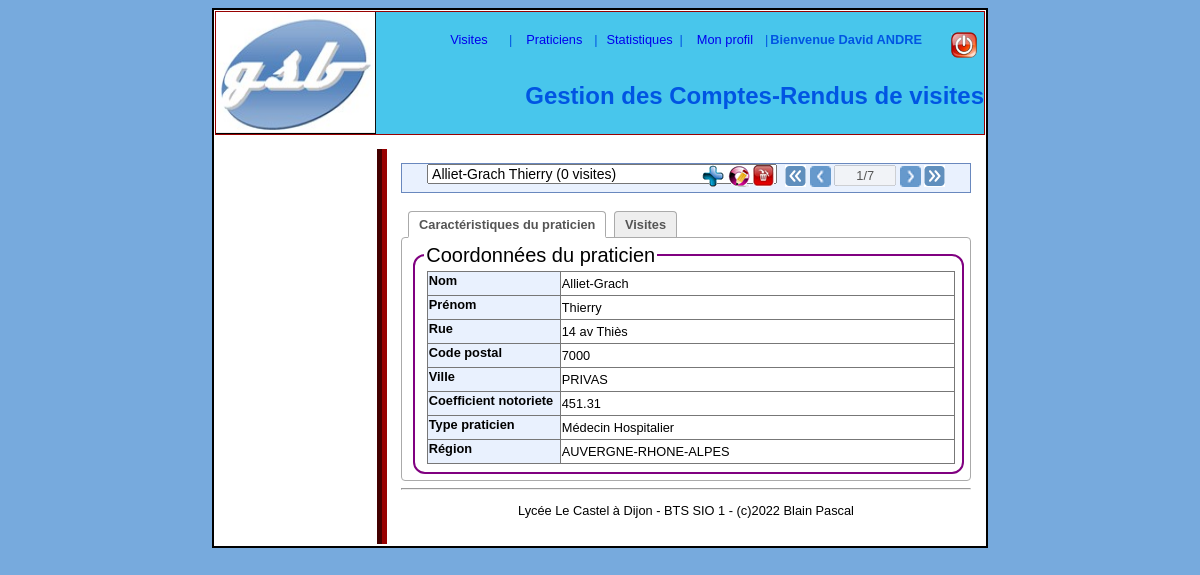
Page /index.php?choixTraitement=praticien&action=voir (signed in) on the committed database.
### tables this page shows
CREATE TABLE `praticien` (
  `pNum` int NOT NULL,
  `pNom` varchar(25) DEFAULT NULL,
  `pPrenom` varchar(30) DEFAULT NULL,
  `pRue` varchar(50) DEFAULT NULL,
  `pCP` varchar(5) DEFAULT NULL,
  `pVille` varchar(32) DEFAULT NULL,
  `pCoefNotoriete` float DEFAULT NULL,
  `tCode` varchar(2) NOT NULL,
  `region` smallint DEFAULT NULL,
  PRIMARY KEY (`pNum`),
  KEY `tCode` (`tCode`),
  CONSTRAINT `praticien_ibfk_1` FOREIGN KEY (`tCode`) REFERENCES `type_praticien` (`tCode`) ON UPDATE CASCADE
);

CREATE TABLE `type_praticien` (
  `tCode` varchar(2) NOT NULL,
  `tLibelle` varchar(31) DEFAULT NULL,
  `tLieu` varchar(31) DEFAULT NULL,
  PRIMARY KEY (`tCode`)
);

CREATE TABLE `parametre` (
  `pType` varchar(7) NOT NULL,
  `pIndice` smallint NOT NULL,
  `pLibelle` varchar(110) DEFAULT NULL,
  `pCategorie` varchar(1) DEFAULT NULL,
  `pPlancher` smallint DEFAULT NULL,
  `pPlafond` smallint DEFAULT NULL,
  PRIMARY KEY (`pType`,`pIndice`),
  CONSTRAINT `parametre_ibfk_1` FOREIGN KEY (`pType`) REFERENCES `typeParametre` (`tlId`)
);

### modele/classPDO.php (called while the page is built, shortened)
<?php
class PdoBD
{
	private static $serveur='mysql:host=localhost:3306';
	private static $bdd='dbname=gsb';
	private static $user='root';
	private static $mdp='';
	private static $monPdo;
	private static $monPdoBD=null;
	private function __construct()
	{
		PdoBD::$monPdo = new PDO(PdoBD::$serveur.';'.PdoBD::$bdd, PdoBD::$user, PdoBD::$mdp);
		PdoBD::$monPdo->query("SET CHARACTER SET utf8");
	}
	public  static function getPdoBD()
	{
		if(PdoBD::$monPdoBD==null)	{PdoBD::$monPdoBD= new PdoBD();}
		return PdoBD::$monPdoBD;
	}
	public function getLesPraticiens($region)
	{
		$req = "SELECT distinct p.pNum,pNom,pPrenom,region,count(vNum) as nbVisites
					FROM praticien p LEFT JOIN visite v ON (p.pNum=v.pNum";
		($_SESSION['region']==0)?$req.=") group by pNom,pPrenom,p.pNum,region;":$req.=" and uId='".$_SESSION['idUtilisateur']."') WHERE region = $region group by pNom,pPrenom,p.pNum,region;";
		$rs = PdoBD::$monPdo->query($req);
		$lesLignes = $rs->fetchAll();
		return $lesLignes;
	}
	public function getInfosPraticien($idfP)
	{
		$req = "SELECT pNum,pNom,pPrenom,pRue,pCP,pVille,pCoefNotoriete,p.tCode,tp.tLibelle as wTypeLibelle,p.region,r.plibelle as wRegion
					FROM praticien p
					INNER JOIN type_praticien tp ON tp.tCode = p.tCode
					INNER JOIN parametre r ON (r.pType='region' AND r.pIndice=p.region)
					WHERE pNum='$idfP'
					";
		$rs = PdoBD::$monPdo->query($req);
		$ligne = $rs->fetch();
		return $ligne;
	}
}
?>

### vues/v_fichePraticien.php (the view, shortened to what this page needs)
<?php
$titre="Caract&eacute;ristiques du praticien";
echo ('
		<div id="fiche">
			<ul class="lesOnglets">
				<li class="actif onglet" 	id="onglet1" onclick="javascript:Affiche(\'1\',2);">'.$titre.'</li>
				<li class="inactif onglet" 	id="onglet2" onclick="javascript:Affiche(\'2\',2);">Visites</li>
			</ul>');
 echo ("
	 	<div style='display: block;' class='unOnglet' id='contenuOnglet1'>
 			<table style='border: 0px solid white;'>
			<tr>
				<td style='border :0px;'>
				<fieldset>	<legend>Coordonn&eacute;es du praticien ");
echo ("						</legend>
					<table>
						<tr><th style='width:120px;'>Nom</th>	<td>".$lesInfosPraticien['pNom']."</td> </tr>
						<tr><th>Pr&eacute;nom</th>				<td>".$lesInfosPraticien['pPrenom']."</td></tr>
						<tr><th>Rue</th>						<td>".$lesInfosPraticien['pRue']."</td></tr>
						<tr><th>Code postal</th>				<td>".$lesInfosPraticien['pCP']."</td></tr>
						<tr><th>Ville</th>						<td>".$lesInfosPraticien['pVille']."</td></tr>
						<tr><th>Coefficient notoriete</th>		<td>".$lesInfosPraticien['pCoefNotoriete']."</td></tr>
						<tr><th>Type praticien</th>				<td>".$lesInfosPraticien['wTypeLibelle']."</td></tr>
						<tr><th>R&eacute;gion</th>				<td>".$lesInfosPraticien['wRegion']."</td></tr>
						");
echo ("				</table>
				</fieldset>
				</td>
			</tr>
			</table>
	</div>");
echo ("
		<div style='display: none;' class='unOnglet' id='contenuOngletX'>
			<fieldset><legend>XXXX</legend>
			<table>
				<tr><th style='width:130px;'>.....</th></tr>
				<tr><td>xxxx</td></tr>
			</table>
			</fieldset>
		</div>
	</div>");
?>

### styles/styles.css (style rules this page uses)
body { background-color: #77AADD; //background-image: url(imgs/FONDGLOBAL.jpg); background-repeat: repeat-x; margin:0% 0%; padding : 0.6em; font-family:"Trebuchet MS",Verdana,Geneva,Arial,Helvetica,sans-serif; font-size:0.8em; }
#contenu table { background-color:#FFF; border : 0.1em solid #777777; color:black; margin-right : auto ; margin-left:0.2em; border-collapse : collapse; }
#contenu th { background-color:#E9F1FE; //bleu clair ou bleu plus soutenu : #77AADD; width: 130px; height: 21px; text-align: left; vertical-align:top; border-bottom:0.1em solid #777777; //font-size:1.1em; }
#contenu td { border :1px solid #777777; //font-size:1.1em; }
table { width:100%; border-collapse:collapse; }
fieldset { border-radius : 12px; border:2px solid ; border-color: purple; }
legend { font-size: 20px; }
.lesOnglets { margin: 0; padding:0 0 0 5px; }
.unOnglet { background-color:white; margin-top:-1px; padding:5px; display:none; border:1px solid #AAA; border-radius:4px; -webkit-border-radius:4px; -moz-border-radius:4px; color:#555; cursor: text; }
.onglet { display:inline-block; margin:5px 2px 0 2px; padding:5px 10px ; border:1px solid #AAA; border-bottom:none; border-radius:5px 5px 0 0; -webkit-border-radius:4px 4px 0 0; -moz-border-radius:4px 4px 0 0; color:#555; cursor: pointer; font-weight:bold; }
.inactif { background:#EEE; }
.actif { background:white; border-bottom:2px solid white; padding-bottom:4px; cursor:text; }

### rows in the picture
praticien: pNom "Alliet-Grach", pPrenom "Thierry", pRue "14 av Thiès", pCP "7000", pVille "PRIVAS", pCoefNotoriete "451.31", tCode.tLibelle "Médecin Hospitalier", parametre.pLibelle "AUVERGNE-RHONE-ALPES"

### other values in the picture
$_SESSION['prenom'] "David"
$_SESSION['nom'] "ANDRE"
$titre "Caractéristiques du praticien"
form field lstPraticiens "Alliet-Grach Thierry (0 visites)"
